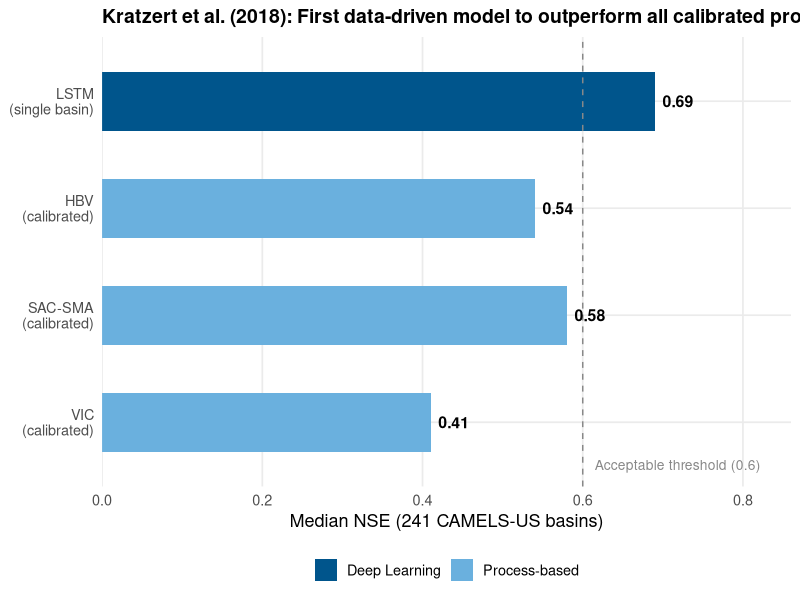
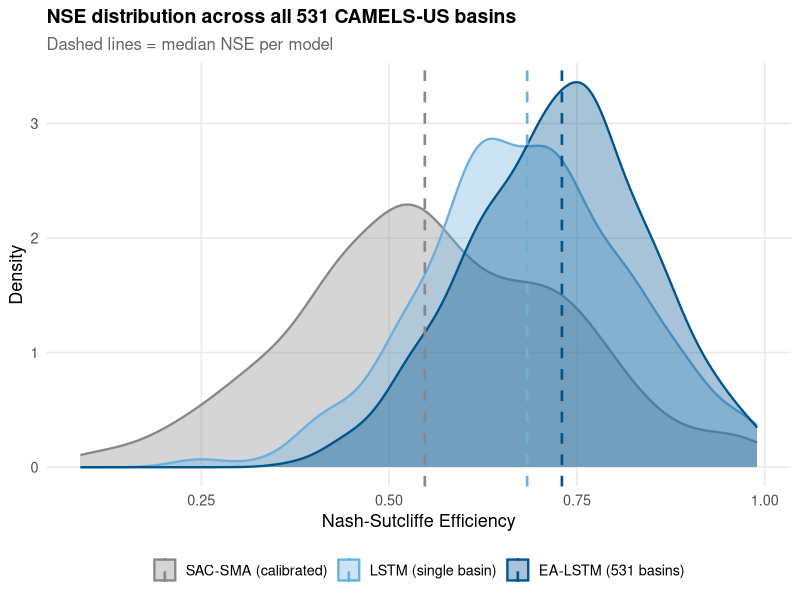
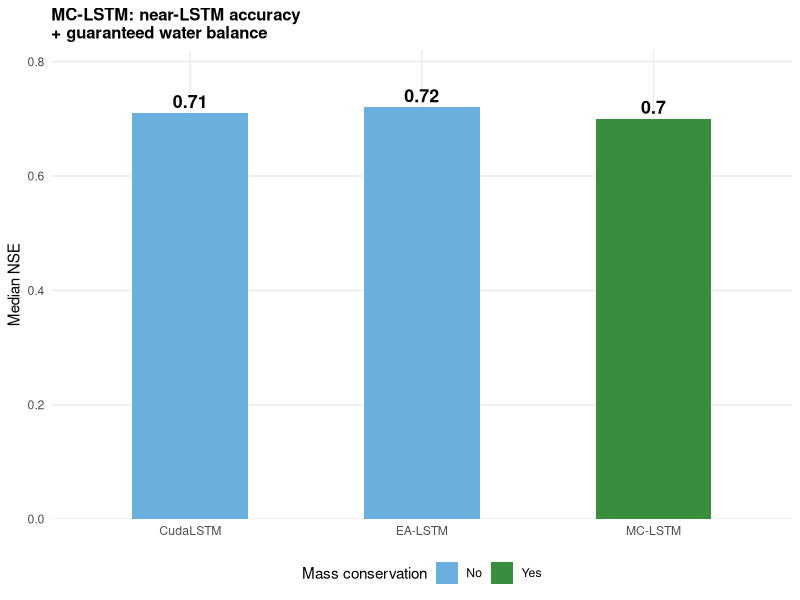
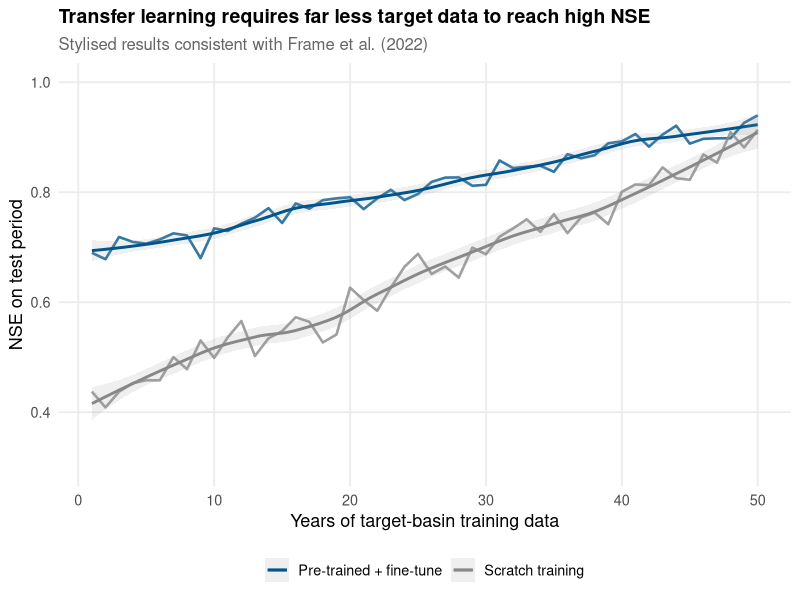
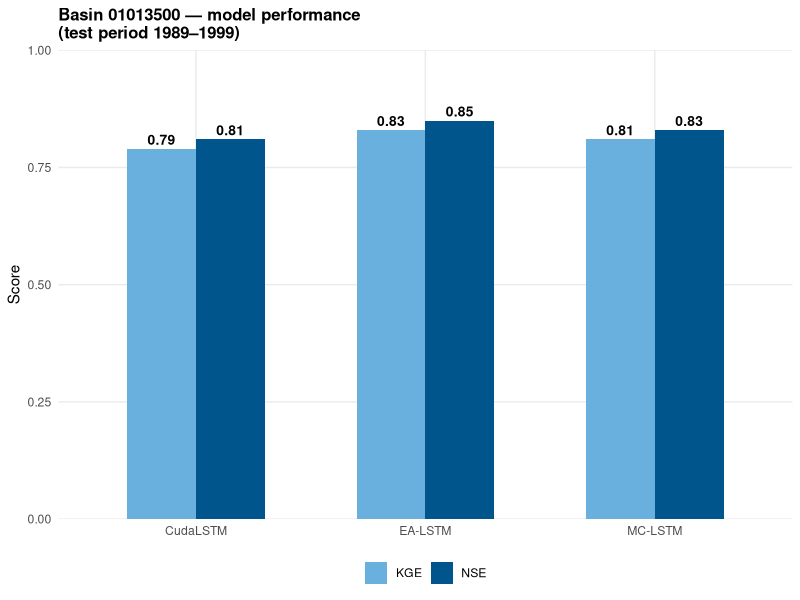
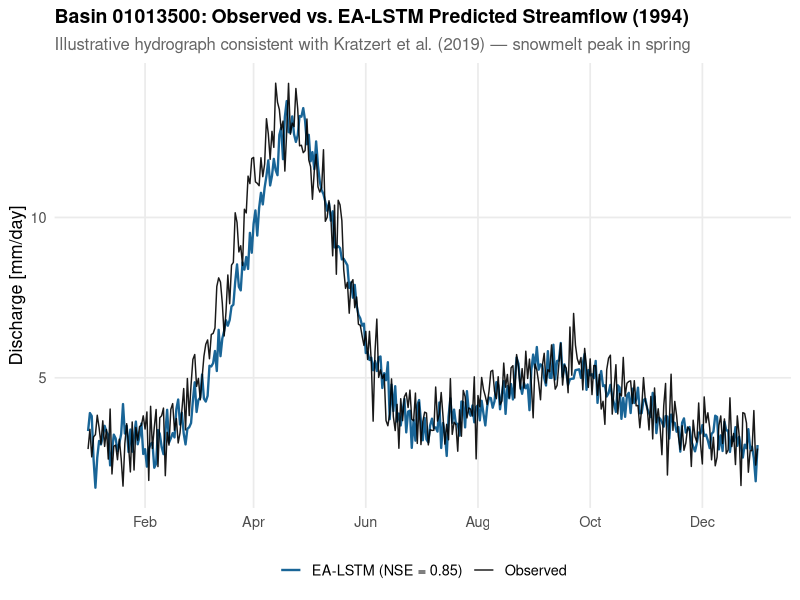

Write R code to recreate these figures, in order.
## ---- chunk 1
knitr::opts_chunk$set(echo = FALSE, fig.align = "center",
                      warning = FALSE, message = FALSE)
library(ggplot2)
library(knitr)

theme_nh <- function(base_size = 13) {
  theme_minimal(base_size = base_size) +
    theme(
      plot.title    = element_text(face = "bold", size = base_size + 1),
      plot.subtitle = element_text(colour = "grey40", size = base_size - 1),
      legend.position = "bottom",
      panel.grid.minor = element_blank()
    )
}

lmu_blue  <- "#00558C"
lmu_light <- "#6AB0DE"
grey50    <- "#888888"
green_ok  <- "#388E3C"
## ---- chunk 2

## ---- chunk 3
df_lim <- data.frame(
  Feature = c("Physical interpretation",
               "Works with limited data",
               "Spatial transfer (ungauged basins)",
               "Non-stationarity robustness",
               "CAMELS-US median NSE"),
  Value = c("✅ Mass & energy balance",
             "✅ Yes",
             "❌ Re-calibrate per basin",
             "❌ Past statistics assumed stationary",
             "~0.58 (SAC-SMA)")
)
kable(df_lim, col.names = c("Feature", "HBV / VIC / SAC-SMA"), align = c("l", "l"))
## ---- chunk 4
models <- data.frame(
  Model = factor(
    c("LSTM\n(single basin)", "HBV\n(calibrated)", "SAC-SMA\n(calibrated)", "VIC\n(calibrated)"),
    levels = c("VIC\n(calibrated)", "SAC-SMA\n(calibrated)", "HBV\n(calibrated)", "LSTM\n(single basin)")
  ),
  NSE   = c(0.69, 0.54, 0.58, 0.41),
  Group = c("Deep Learning", "Process-based", "Process-based", "Process-based")
)

ggplot(models, aes(x = Model, y = NSE, fill = Group)) +
  geom_col(width = 0.55) +
  geom_hline(yintercept = 0.6, linetype = "dashed", colour = grey50) +
  annotate("text", x = 0.6, y = 0.615, label = "Acceptable threshold (0.6)",
           hjust = 0, size = 3.5, colour = grey50) +
  geom_text(aes(label = NSE), hjust = -0.25, size = 4, fontface = "bold") +
  scale_fill_manual(values = c("Deep Learning" = lmu_blue, "Process-based" = lmu_light)) +
  scale_y_continuous(limits = c(0, 0.86), expand = c(0, 0)) +
  coord_flip() +
  labs(x = NULL, y = "Median NSE (241 CAMELS-US basins)",
       title = "Kratzert et al. (2018): First data-driven model to outperform all calibrated process models",
       fill = NULL) +
  theme_nh()
## ---- chunk 5
set.seed(2019)

nse_sac  <- pmin(0.98, pmax(-0.5, rnorm(531, mean = 0.575, sd = 0.18)))
nse_lstm <- pmin(0.99, pmax(-0.3, rnorm(531, mean = 0.690, sd = 0.14)))
nse_ea   <- pmin(0.99, pmax(-0.2, rnorm(531, mean = 0.720, sd = 0.12)))

df_nse <- data.frame(
  NSE   = c(nse_sac, nse_lstm, nse_ea),
  Model = factor(
    rep(c("SAC-SMA (calibrated)", "LSTM (single basin)", "EA-LSTM (531 basins)"), each = 531),
    levels = c("SAC-SMA (calibrated)", "LSTM (single basin)", "EA-LSTM (531 basins)")
  )
)

medians <- data.frame(
  Model  = levels(df_nse$Model),
  Median = c(median(nse_sac), median(nse_lstm), median(nse_ea))
)

ggplot(df_nse, aes(x = NSE, fill = Model, colour = Model)) +
  geom_density(alpha = 0.35, linewidth = 0.8) +
  geom_vline(data = medians, aes(xintercept = Median, colour = Model),
             linetype = "dashed", linewidth = 0.9) +
  scale_fill_manual(values = c(grey50, lmu_light, lmu_blue)) +
  scale_colour_manual(values = c(grey50, lmu_light, lmu_blue)) +
  labs(x = "Nash-Sutcliffe Efficiency",
       y = "Density",
       title = "NSE distribution across all 531 CAMELS-US basins",
       subtitle = "Dashed lines = median NSE per model",
       fill = NULL, colour = NULL) +
  theme_nh()
## ---- chunk 6
df_nse_tab <- data.frame(
  NSE            = c("= 1", "= 0", "< 0", "> 0.6"),
  Interpretation = c("Perfect model",
                     "No better than the climatological mean",
                     "Worse than mean — do not use",
                     "Generally acceptable in hydrology")
)
kable(df_nse_tab, col.names = c("NSE value", "Interpretation"), align = c("c", "l"))
## ---- chunk 7
df_zoo <- data.frame(
  Model = c("**CudaLSTM**", "**EA-LSTM**", "**MC-LSTM**",
            "**MTS-LSTM**", "**ODE-LSTM**", "**Transformer**",
            "**Mamba**", "**HybridModel**"),
  Architecture = c("Standard LSTM", "Entity-Aware LSTM",
                   "Mass-Conserving LSTM", "Multi-Timescale LSTM",
                   "ODE-based LSTM", "Self-attention",
                   "State-space model", "LSTM + conceptual"),
  `Key Contribution` = c("Baseline; CUDA-optimised",
                          "Catchment attributes → input gate",
                          "Water balance enforced at every step",
                          "Daily + hourly joint training",
                          "Irregular / missing time steps",
                          "Global temporal context",
                          "Linear-time sequence modelling",
                          "Neural parameterisation of process models")
)
kable(df_zoo, col.names = c("Model", "Architecture", "Key Contribution"),
      align = c("l", "l", "l"), escape = FALSE)
## ---- chunk 8
df_mc <- data.frame(
  Model = factor(c("CudaLSTM", "EA-LSTM", "MC-LSTM"),
                 levels = c("CudaLSTM", "EA-LSTM", "MC-LSTM")),
  NSE   = c(0.71, 0.72, 0.70),
  MC    = c("No", "No", "Yes")
)

ggplot(df_mc, aes(x = Model, y = NSE, fill = MC)) +
  geom_col(width = 0.5) +
  geom_text(aes(label = NSE), vjust = -0.4, fontface = "bold", size = 4.5) +
  scale_fill_manual(values = c("No" = lmu_light, "Yes" = green_ok),
                    name = "Mass conservation") +
  scale_y_continuous(limits = c(0, 0.82), expand = c(0, 0)) +
  labs(x = NULL, y = "Median NSE",
       title = "MC-LSTM: near-LSTM accuracy\n+ guaranteed water balance") +
  theme_nh(base_size = 11)
## ---- chunk 9
set.seed(42)
n <- 50
data_years <- seq(1, n)

nse_scratch    <- pmin(0.92, 0.40 + 0.010 * data_years + rnorm(n, 0, 0.02))
nse_pretrained <- pmin(0.95, 0.68 + 0.005 * data_years + rnorm(n, 0, 0.015))

df_ft <- data.frame(
  Years    = rep(data_years, 2),
  NSE      = c(nse_scratch, nse_pretrained),
  Strategy = rep(c("Scratch training", "Pre-trained + fine-tune"), each = n)
)

ggplot(df_ft, aes(x = Years, y = NSE, colour = Strategy)) +
  geom_line(linewidth = 0.9, alpha = 0.8) +
  geom_smooth(se = TRUE, method = "loess", span = 0.4, alpha = 0.15) +
  scale_colour_manual(values = c("Scratch training"       = grey50,
                                  "Pre-trained + fine-tune" = lmu_blue)) +
  scale_y_continuous(limits = c(0.3, 1.0)) +
  labs(x = "Years of target-basin training data",
       y = "NSE on test period",
       title = "Transfer learning requires far less target data to reach high NSE",
       subtitle = "Stylised results consistent with Frame et al. (2022)",
       colour = NULL) +
  theme_nh()
## ---- chunk 10
df_ft_strat <- data.frame(
  Strategy    = c("**Head-only**", "**Full fine-tune**", "**Layer-wise**"),
  Updated     = c("Linear output layer only",
                  "All layers (small learning rate)",
                  "Output → input, progressively"),
  Data        = c("Very small (~1 yr)", "Moderate (~5 yr)", "Moderate"),
  When        = c("Quick adaptation, features remain stable",
                  "Large distributional shift",
                  "Balances retention & adaptation")
)
kable(df_ft_strat,
      col.names = c("Strategy", "What is updated", "Data needed", "When to use"),
      align = c("l", "l", "c", "l"), escape = FALSE)
## ---- chunk 11
df_res <- data.frame(
  Model = factor(c("CudaLSTM", "EA-LSTM", "MC-LSTM"),
                 levels = c("CudaLSTM", "EA-LSTM", "MC-LSTM")),
  NSE   = c(0.81, 0.85, 0.83),
  KGE   = c(0.79, 0.83, 0.81)
)

df_long <- reshape(df_res, varying = c("NSE", "KGE"),
                   v.names = "Value", timevar = "Metric",
                   times = c("NSE", "KGE"), direction = "long")

ggplot(df_long, aes(x = Model, y = Value, fill = Metric)) +
  geom_col(position = "dodge", width = 0.6) +
  geom_text(aes(label = Value), position = position_dodge(0.6),
            vjust = -0.4, size = 3.5, fontface = "bold") +
  scale_fill_manual(values = c("NSE" = lmu_blue, "KGE" = lmu_light)) +
  scale_y_continuous(limits = c(0, 1.0), expand = c(0, 0)) +
  labs(x = NULL, y = "Score", fill = NULL,
       title = "Basin 01013500 — model performance\n(test period 1989–1999)") +
  theme_nh(base_size = 11)
## ---- chunk 12
set.seed(101)
dates <- seq(as.Date("1994-01-01"), as.Date("1994-12-31"), by = "day")
n     <- length(dates)
doy   <- as.integer(format(dates, "%j"))

obs <- pmax(0,
  3.0
  + 10.0 * exp(-((doy - 110)^2) / (2 * 28^2))
  +  2.5 * exp(-((doy - 260)^2) / (2 * 35^2))
  + rnorm(n, 0, 0.7)
)

pred_ea <- pmax(0,
  3.0
  + 9.8 * exp(-((doy - 113)^2) / (2 * 26^2))
  + 2.4 * exp(-((doy - 258)^2) / (2 * 34^2))
  + rnorm(n, 0, 0.45)
)

df_hyd <- data.frame(
  Date      = rep(dates, 2),
  Discharge = c(obs, pred_ea),
  Type      = rep(c("Observed", "EA-LSTM (NSE = 0.85)"), each = n)
)

ggplot(df_hyd, aes(x = Date, y = Discharge, colour = Type, linewidth = Type)) +
  geom_line(alpha = 0.9) +
  scale_colour_manual(values = c("Observed" = "black", "EA-LSTM (NSE = 0.85)" = lmu_blue)) +
  scale_linewidth_manual(values = c("Observed" = 0.5, "EA-LSTM (NSE = 0.85)" = 0.8)) +
  scale_x_date(date_breaks = "2 months", date_labels = "%b") +
  labs(x = NULL, y = "Discharge [mm/day]",
       title = "Basin 01013500: Observed vs. EA-LSTM Predicted Streamflow (1994)",
       subtitle = "Illustrative hydrograph consistent with Kratzert et al. (2019) — snowmelt peak in spring",
       colour = NULL, linewidth = NULL) +
  theme_nh()
## ---- chunk 13
df_ch <- data.frame(
  Challenge   = c("Ungauged basins",
                  "Extreme events",
                  "Long-term non-stationarity",
                  "Interpretability",
                  "Computational cost"),
  Status      = c("EA-LSTM performs well; fails for extreme catchments",
                  "LSTM underestimates flood peaks",
                  "Fine-tuning helps short-term; multi-decadal shifts remain difficult",
                  "Cell state correlates with soil moisture; full causal understanding elusive",
                  "GPU required for large-sample training"),
  Direction   = c("Caravan (6 000+ basins); global pre-training",
                  "Asymmetric / extreme-event loss functions",
                  "Foundation models, domain adaptation",
                  "Mechanistic hybrid models",
                  "Mamba / xLSTM (linear-time sequence models)")
)
kable(df_ch,
      col.names = c("Challenge", "Current Status", "Promising Direction"),
      align = c("l", "l", "l"))
